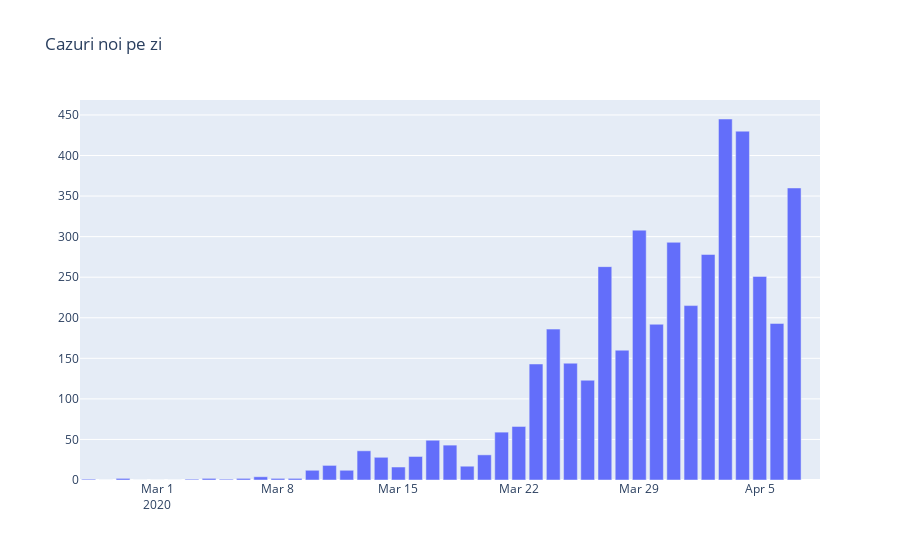

Source (notebook cell):
### Code cell
#Cazuri externe pe zi
x = total['data']
y = total['pe_zi']

fig = go.Figure(data=[
    go.Bar(x=x, y=y)
])
fig.update_layout(title="Cazuri noi pe zi")
fig.show()

#py.iplot(fig, filename="cazuri_noi_pe_zi")
pio.write_html(fig, file='infectii_noi_zi.html', auto_open=True)
